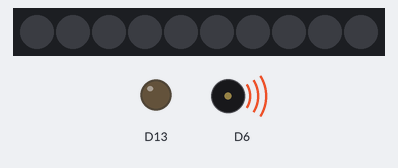
A sketch run on a simulated Adafruit Circuit Playground Express. On the bench: 10 RGB LEDs in strip order, left to right, output pins drawn as LEDs (lit = HIGH), buzzer (waves = sounding). What the sketch prints to the serial monitor is not drawn.

Above: at 0.1 s.
Timing chart, 0 to 3.0 s (numbered marks = the images above):
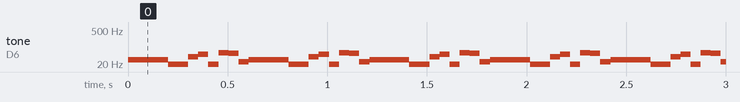

The sketch:

lullabies.ino
```cpp
#include <Adafruit_CircuitPlayground.h>
int threshold = 50;  // Threshold for a capacitive touch (higher = less sensitive).
int duration = 50;  // Duration in milliseconds to play a tone when touched.

void setup() {
  CircuitPlayground.begin();
  Serial.begin(9600);
}

void loop() {
  int N1 = CircuitPlayground.readCap(1);
  Serial.println(N1);//sew with thread through this cap


  // int N2 = CircuitPlayground.readCap(6);
  // Serial.println(N2);

  CircuitPlayground.clearPixels();
  CircuitPlayground.setBrightness(10);

  int cap0 = CircuitPlayground.readCap(0);
  if (cap0 > threshold) {
    CircuitPlayground.playTone(30, 200);
    //CircuitPlayground.setPixelColor(3, 255, 0, 20);
  }

  int cap1 = CircuitPlayground.readCap(1);
  if (cap1 > threshold) {
    CircuitPlayground.playTone(15, 100);
    //CircuitPlayground.setPixelColor(4, 255, 0, 60);
  }

  int cap2 = CircuitPlayground.readCap(2);
  if (cap2 > threshold) {
    CircuitPlayground.playTone(40, duration);
    //CircuitPlayground.setPixelColor(1, 255, 0, 100);
  }

  int cap3 = CircuitPlayground.readCap(3);
  if (cap3 > threshold) {
    CircuitPlayground.playTone(50, duration);
    //CircuitPlayground.setPixelColor(0, 255, 0, 140);
  }

  int cap6 = CircuitPlayground.readCap(6);
  if (cap6 > threshold) {
    CircuitPlayground.playTone(18, duration);
    //CircuitPlayground.setPixelColor(6, 255, 0, 180);
  }

  int cap9 = CircuitPlayground.readCap(9);
  if (cap9 > threshold) {
    CircuitPlayground.playTone(57, duration);
    //CircuitPlayground.setPixelColor(8, 255, 0, 220);
  }

  int cap10 = CircuitPlayground.readCap(10);
  if (cap10 > threshold) {
    CircuitPlayground.playTone(55, duration);
    //CircuitPlayground.setPixelColor(9, 255, 0, 255);
  }

  int cap12 = CircuitPlayground.readCap(12);
  if (cap12 > threshold) {
    CircuitPlayground.playTone(25, duration);
    //CircuitPlayground.setPixelColor(5, 255, 0, 0);
  }


}
```

Measured:
- by itself, tone on D6: repeats every 0.60 s: 15 Hz 0.10 s, 40 Hz 0.05 s, 50 Hz 0.05 s, 18 Hz 0.05 s, 57 Hz 0.05 s, 55 Hz 0.05 s, 25 Hz 0.05 s, 30 Hz 0.20 s
